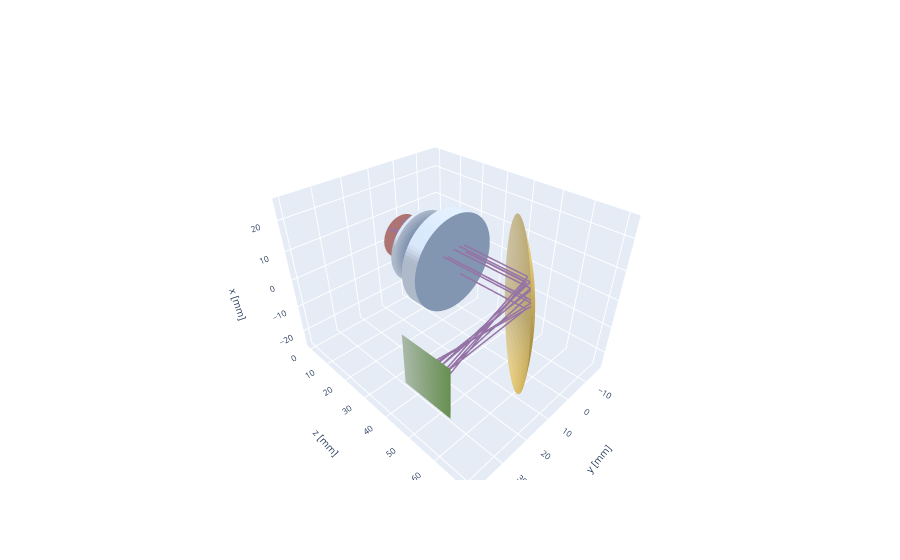

Source (notebook cell):
### Markdown cell above
Also 3D plotting is supported. Here rays always look correct since no projection is needed

### Code cell
dit.plotting.system3D.plot(system,RayPaths,resolution=24)

### Figure 1 — Plotly figure (JSON) as saved in the notebook; plotly's stock layout.template omitted (floating-point values rounded to 4 significant figures; data arrays with more than 128 entries replaced by an {"elided": "..."} marker saying what was removed)
{"data": [{"colorscale": [[0, "rgb(248, 206, 204)"], [1, "rgb(184, 84, 80)"]], "name": "light_source_0", "showscale": false, "type": "surface", "x": {"elided": "24x24 float values"}, "y": {"elided": "24x24 float values"}, "z": {"elided": "24x24 int values"}}, {"colorscale": [[0, "rgb(218, 232, 252)"], [1, "rgb(108, 142, 191)"]], "name": "lens1_0", "showscale": false, "type": "surface", "x": {"elided": "24x24 float values"}, "y": {"elided": "24x24 float values"}, "z": {"elided": "24x24 int values"}}, {"colorscale": [[0, "rgb(218, 232, 252)"], [1, "rgb(108, 142, 191)"]], "name": "lens1_1", "showscale": false, "type": "surface", "x": {"elided": "24x24 float values"}, "y": {"elided": "24x24 float values"}, "z": {"elided": "24x24 float values"}}, {"colorscale": [[0, "rgb(218, 232, 252)"], [1, "rgb(218, 232, 252)"]], "name": "lens1_2", "showscale": false, "type": "surface", "x": {"elided": "96x2 float values"}, "y": {"elided": "96x2 float values"}, "z": {"elided": "96x2 float values"}}, {"colorscale": [[0, "rgb(255, 242, 204)"], [1, "rgb(214, 182, 86)"]], "name": "mirror_0", "showscale": false, "type": "surface", "x": {"elided": "24x24 float values"}, "y": {"elided": "24x24 float values"}, "z": {"elided": "24x24 float values"}}, {"colorscale": [[0, "rgb(213, 232, 212)"], [1, "rgb(130, 179, 102)"]], "name": "detector_0", "showscale": false, "type": "surface", "x": {"elided": "24x24 float values"}, "y": {"elided": "24x24 int values"}, "z": {"elided": "24x24 float values"}}, {"colorscale": [[0, "rgb(218, 232, 252)"], [1, "rgb(108, 142, 191)"]], "name": "lens2_0", "showscale": false, "type": "surface", "x": {"elided": "24x24 float values"}, "y": {"elided": "24x24 float values"}, "z": {"elided": "24x24 float values"}}, {"colorscale": [[0, "rgb(218, 232, 252)"], [1, "rgb(108, 142, 191)"]], "name": "lens2_1", "showscale": false, "type": "surface", "x": {"elided": "24x24 float values"}, "y": {"elided": "24x24 float values"}, "z": {"elided": "24x24 int values"}}, {"colorscale": [[0, "rgb(218, 232, 252)"], [1, "rgb(218, 232, 252)"]], "name": "lens2_2", "showscale": false, "type": "surface", "x": {"elided": "96x2 float values"}, "y": {"elided": "96x2 float values"}, "z": {"elided": "96x2 float values"}}, {"hovertemplate": "ray id=0<br>X=%{x}<br>Y=%{y}<br>Z=%{z}<extra></extra>", "legendgroup": "", "line": {"color": "#9673a6", "dash": "solid", "width": 3}, "marker": {"symbol": "circle"}, "mode": "lines", "name": "", "scene": "scene", "showlegend": false, "type": "scatter3d", "x": [4.22, 4.22, 4.22, 3.788, 3.778, 3.652, 0.6942], "y": [-1.629, -1.629, -1.629, -1.462, -1.459, -1.41, 40], "z": [0, 10, 12.79, 22.83, 26, 54.42, 56.94]}, {"hovertemplate": "ray id=1<br>X=%{x}<br>Y=%{y}<br>Z=%{z}<extra></extra>", "legendgroup": "", "line": {"color": "#9673a6", "dash": "solid", "width": 3}, "marker": {"symbol": "circle"}, "mode": "lines", "name": "", "scene": "scene", "showlegend": false, "type": "scatter3d", "x": [-2.112, -2.112, -2.112, -1.896, -1.891, -1.833, -0.3312], "y": [-3.981, -3.981, -3.981, -3.573, -3.564, -3.454, 40], "z": [0, 10, 12.8, 22.84, 26.0, 52.27, 58.41]}, {"hovertemplate": "ray id=2<br>X=%{x}<br>Y=%{y}<br>Z=%{z}<extra></extra>", "legendgroup": "", "line": {"color": "#9673a6", "dash": "solid", "width": 3}, "marker": {"symbol": "circle"}, "mode": "lines", "name": "", "scene": "scene", "showlegend": false, "type": "scatter3d", "x": [5.296, 5.296, 5.296, 4.74, 4.726, 4.524, 0.996], "y": [5.856, 5.856, 5.856, 5.241, 5.226, 5.003, 40], "z": [0, 10, 12.37, 22.5, 26, 60.39, 54.02]}, {"hovertemplate": "ray id=3<br>X=%{x}<br>Y=%{y}<br>Z=%{z}<extra></extra>", "legendgroup": "", "line": {"color": "#9673a6", "dash": "solid", "width": 3}, "marker": {"symbol": "circle"}, "mode": "lines", "name": "", "scene": "scene", "showlegend": false, "type": "scatter3d", "x": [-5.775, -5.775, -5.775, -5.176, -5.162, -4.993, -0.9148], "y": [-2.938, -2.938, -2.938, -2.633, -2.626, -2.54, 40], "z": [0, 10, 12.58, 22.66, 26, 53.08, 57.84]}, {"hovertemplate": "ray id=4<br>X=%{x}<br>Y=%{y}<br>Z=%{z}<extra></extra>", "legendgroup": "", "line": {"color": "#9673a6", "dash": "solid", "width": 3}, "marker": {"symbol": "circle"}, "mode": "lines", "name": "", "scene": "scene", "showlegend": false, "type": "scatter3d", "x": [4.286, 4.286, 4.286, 3.844, 3.834, 3.684, 0.78], "y": [3.554, 3.554, 3.554, 3.187, 3.179, 3.055, 40], "z": [0, 10, 12.69, 22.75, 26, 58.77, 54.65]}, {"hovertemplate": "ray id=5<br>X=%{x}<br>Y=%{y}<br>Z=%{z}<extra></extra>", "legendgroup": "", "line": {"color": "#9673a6", "dash": "solid", "width": 3}, "marker": {"symbol": "circle"}, "mode": "lines", "name": "", "scene": "scene", "showlegend": false, "type": "scatter3d", "x": [6.167, 6.167, 6.167, 5.528, 5.514, 5.312, 1.054], "y": [0.6692, 0.6692, 0.6692, 0.5999, 0.5983, 0.5765, 40], "z": [0, 10, 12.61, 22.69, 26, 56.31, 55.84]}, {"hovertemplate": "ray id=6<br>X=%{x}<br>Y=%{y}<br>Z=%{z}<extra></extra>", "legendgroup": "", "line": {"color": "#9673a6", "dash": "solid", "width": 3}, "marker": {"symbol": "circle"}, "mode": "lines", "name": "", "scene": "scene", "showlegend": false, "type": "scatter3d", "x": [5.695, 5.695, 5.695, 5.1, 5.086, 4.927, 0.864], "y": [-4.691, -4.691, -4.691, -4.201, -4.189, -4.058, 40], "z": [0, 10, 12.45, 22.56, 26, 51.35, 59.13]}, {"hovertemplate": "ray id=7<br>X=%{x}<br>Y=%{y}<br>Z=%{z}<extra></extra>", "legendgroup": "", "line": {"color": "#9673a6", "dash": "solid", "width": 3}, "marker": {"symbol": "circle"}, "mode": "lines", "name": "", "scene": "scene", "showlegend": false, "type": "scatter3d", "x": [6.332, 6.332, 6.332, 5.674, 5.659, 5.467, 1.022], "y": [-1.981, -1.981, -1.981, -1.775, -1.77, -1.71, 40], "z": [0, 10, 12.56, 22.65, 26, 53.94, 57.26]}, {"hovertemplate": "ray id=8<br>X=%{x}<br>Y=%{y}<br>Z=%{z}<extra></extra>", "legendgroup": "", "line": {"color": "#9673a6", "dash": "solid", "width": 3}, "marker": {"symbol": "circle"}, "mode": "lines", "name": "", "scene": "scene", "showlegend": false, "type": "scatter3d", "x": [1.807, 1.807, 1.807, 1.619, 1.614, 1.568, 0.2645], "y": [-6.577, -6.577, -6.577, -5.893, -5.877, -5.708, 40.0], "z": [0, 10, 12.53, 22.63, 26, 49.57, 60.61]}, {"hovertemplate": "ray id=9<br>X=%{x}<br>Y=%{y}<br>Z=%{z}<extra></extra>", "legendgroup": "", "line": {"color": "#9673a6", "dash": "solid", "width": 3}, "marker": {"symbol": "circle"}, "mode": "lines", "name": "", "scene": "scene", "showlegend": false, "type": "scatter3d", "x": [2.602, 2.602, 2.602, 2.333, 2.327, 2.258, 0.3933], "y": [-5.37, -5.37, -5.37, -4.815, -4.802, -4.659, 40], "z": [0, 10, 12.64, 22.71, 26, 50.84, 59.53]}], "layout": {"scene": {"aspectmode": "data", "aspectratio": {"x": 1, "y": 1, "z": 1}, "camera": {"up": {"x": 1, "y": 0, "z": 0}}, "xaxis": {"tickfont": {"size": 10}, "title": {"font": {"size": 10}, "text": "x [mm]"}, "visible": true}, "yaxis": {"tickfont": {"size": 10}, "title": {"font": {"size": 10}, "text": "y [mm]"}, "visible": true}, "zaxis": {"tickfont": {"size": 10}, "title": {"font": {"size": 10}, "text": "z [mm]"}, "visible": true}}}}
